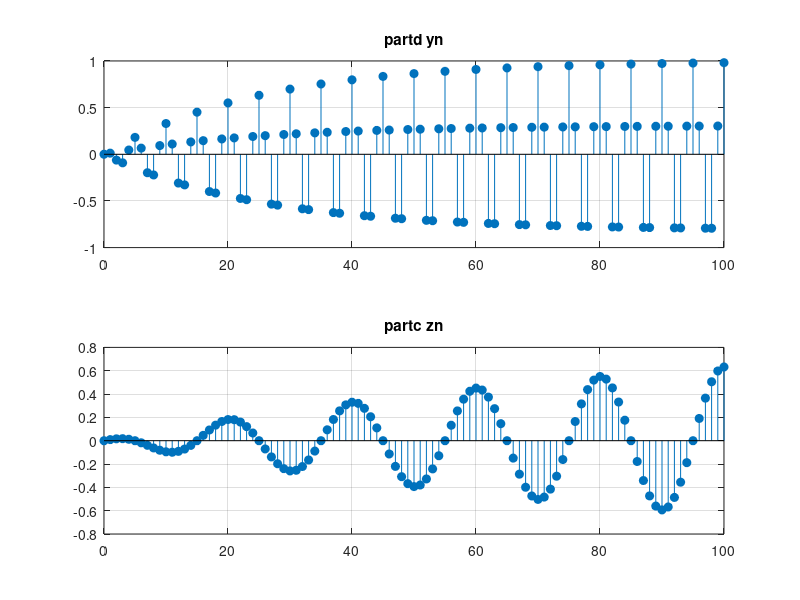

MATLAB code for this plot:
function question7d
%UNTITLED2 Summary of this function goes here
%   Detailed explanation goes here
x = [0:100];
yn = (1-exp(-0.01*(4*x))).*cos((pi*(4*x))/10);
subplot(2,1,1),stem(x,yn,'filled'),grid
title('partd yn')

zn = (1-exp(-0.01*x)).*cos((pi*x)/10);
subplot(2,1,2),stem(x,zn,'filled'),grid
title('partc zn')
% relation between xn and zn is they are same
end

